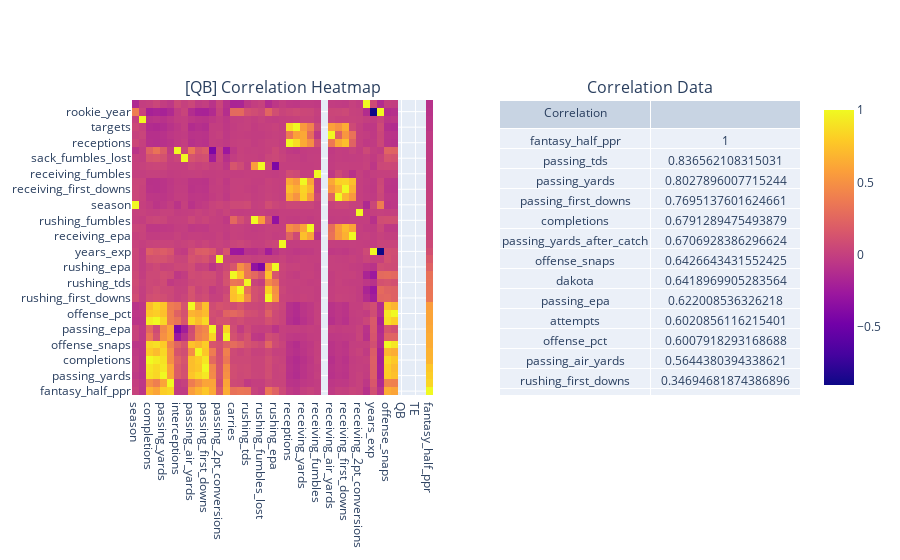

Notebook code for this chart:
### Code cell
titles = ['[QB] Correlation Heatmap', 'Correlation Data']
fig = make_subplots(
    rows=1, 
    cols=2, 
    specs=[[{"type": "histogram"}, {"type": "table"}]],
    subplot_titles=titles
)

fig.add_heatmap(z=qb_corr, x=qb_corr.columns, y=qb_corr.index)

fig.add_table(
    cells={
        'values': [qb_corr.index.tolist(), qb_corr['fantasy_half_ppr'].values.tolist()]
    },
    header={'values': ['Correlation']},
    row=1,
    col=2, 
)

### Figure 1 — Plotly figure (JSON) as saved in the notebook; plotly's stock layout.template omitted (floating-point values rounded to 4 significant figures; data arrays with more than 128 entries replaced by an {"elided": "..."} marker saying what was removed)
{"data": [{"type": "heatmap", "x": ["season", "week", "completions", "attempts", "passing_yards", "passing_tds", "interceptions", "sack_fumbles_lost", "passing_air_yards", "passing_yards_after_catch", "passing_first_downs", "passing_epa", "passing_2pt_conversions", "dakota", "carries", "rushing_yards", "rushing_tds", "rushing_fumbles", "rushing_fumbles_lost", "rushing_first_downs", "rushing_epa", "rushing_2pt_conversions", "receptions", "targets", "receiving_yards", "receiving_tds", "receiving_fumbles", "receiving_fumbles_lost", "receiving_air_yards", "receiving_yards_after_catch", "receiving_first_downs", "receiving_epa", "receiving_2pt_conversions", "height", "years_exp", "rookie_year", "offense_snaps", "offense_pct", "QB", "RB", "TE", "WR", "fantasy_half_ppr"], "y": ["fantasy_half_ppr", "passing_tds", "passing_yards", "passing_first_downs", "completions", "passing_yards_after_catch", "offense_snaps", "dakota", "passing_epa", "attempts", "offense_pct", "passing_air_yards", "rushing_first_downs", "rushing_yards", "rushing_tds", "carries", "rushing_epa", "passing_2pt_conversions", "years_exp", "rushing_2pt_conversions", "receiving_epa", "receiving_tds", "rushing_fumbles", "receiving_2pt_conversions", "season", "receiving_yards_after_catch", "receiving_first_downs", "receiving_yards", "receiving_fumbles", "rushing_fumbles_lost", "sack_fumbles_lost", "interceptions", "receptions", "receiving_air_yards", "targets", "week", "rookie_year", "height"], "z": {"elided": "38x43 float values"}}, {"cells": {"values": [["fantasy_half_ppr", "passing_tds", "passing_yards", "passing_first_downs", "completions", "passing_yards_after_catch", "offense_snaps", "dakota", "passing_epa", "attempts", "offense_pct", "passing_air_yards", "rushing_first_downs", "rushing_yards", "rushing_tds", "carries", "rushing_epa", "passing_2pt_conversions", "years_exp", "rushing_2pt_conversions", "receiving_epa", "receiving_tds", "rushing_fumbles", "receiving_2pt_conversions", "season", "receiving_yards_after_catch", "receiving_first_downs", "receiving_yards", "receiving_fumbles", "rushing_fumbles_lost", "sack_fumbles_lost", "interceptions", "receptions", "receiving_air_yards", "targets", "week", "rookie_year", "height"], [1, 0.8366, 0.8028, 0.7695, 0.6791, 0.6707, 0.6427, 0.6419, 0.622, 0.6021, 0.6008, 0.5644, 0.3469, 0.3392, 0.3262, 0.318, 0.2205, 0.1653, 0.1, 0.06064, 0.0318, 0.02101, 0.01952, 0.01724, 0.01634, 0.002323, -0.001581, -0.00305, -0.00986, -0.01967, -0.02928, -0.02993, -0.03469, -0.03729, -0.0607, -0.07045, -0.0852, -0.09609]]}, "domain": {"x": [0.55, 1], "y": [0, 1]}, "header": {"values": ["Correlation"]}, "type": "table"}], "layout": {"annotations": [{"font": {"size": 16}, "showarrow": false, "text": "[QB] Correlation Heatmap", "x": 0.225, "xanchor": "center", "xref": "paper", "y": 1, "yanchor": "bottom", "yref": "paper"}, {"font": {"size": 16}, "showarrow": false, "text": "Correlation Data", "x": 0.775, "xanchor": "center", "xref": "paper", "y": 1, "yanchor": "bottom", "yref": "paper"}], "xaxis": {"anchor": "y", "domain": [0, 0.45]}, "yaxis": {"anchor": "x", "domain": [0, 1]}}}
